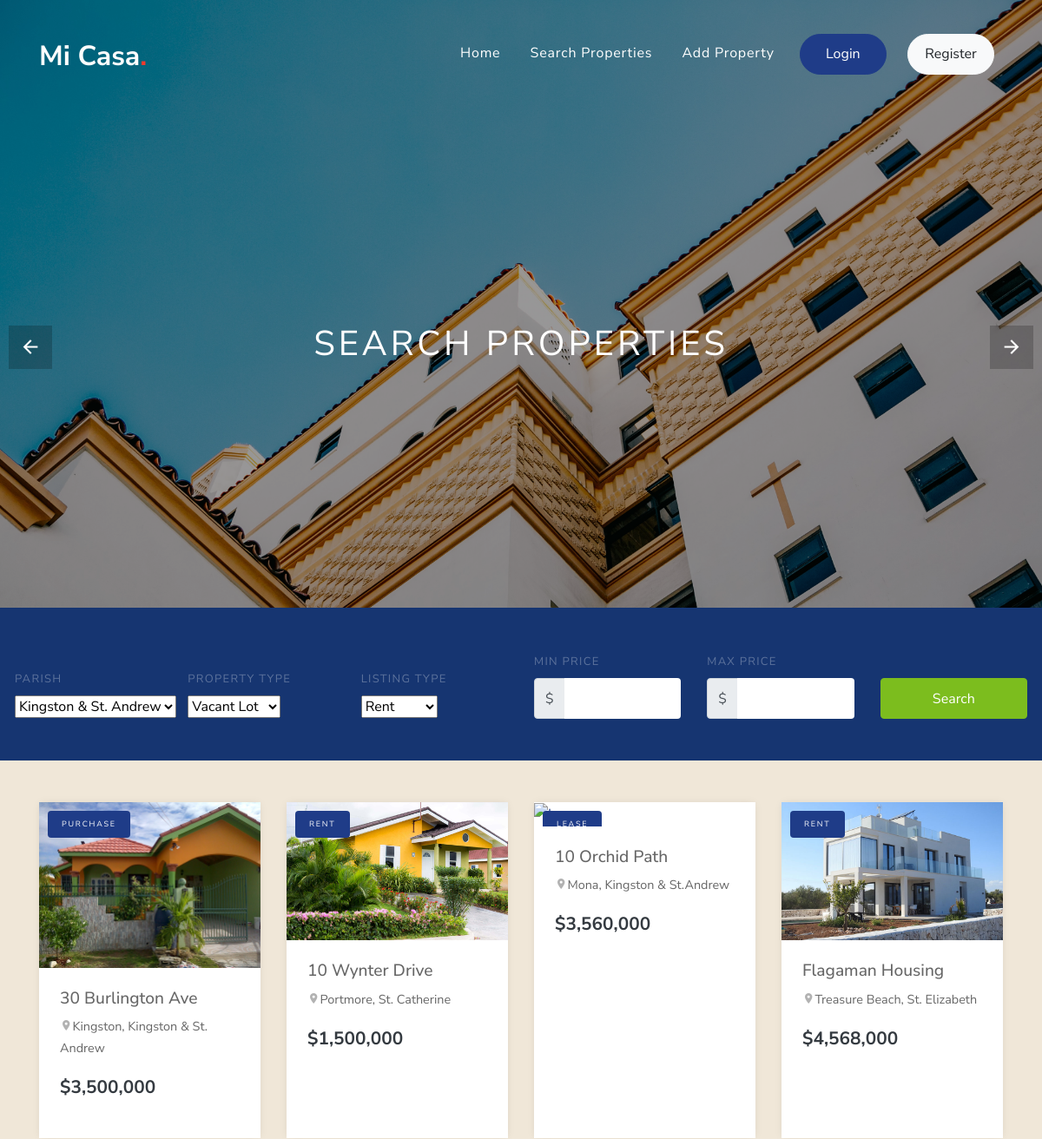
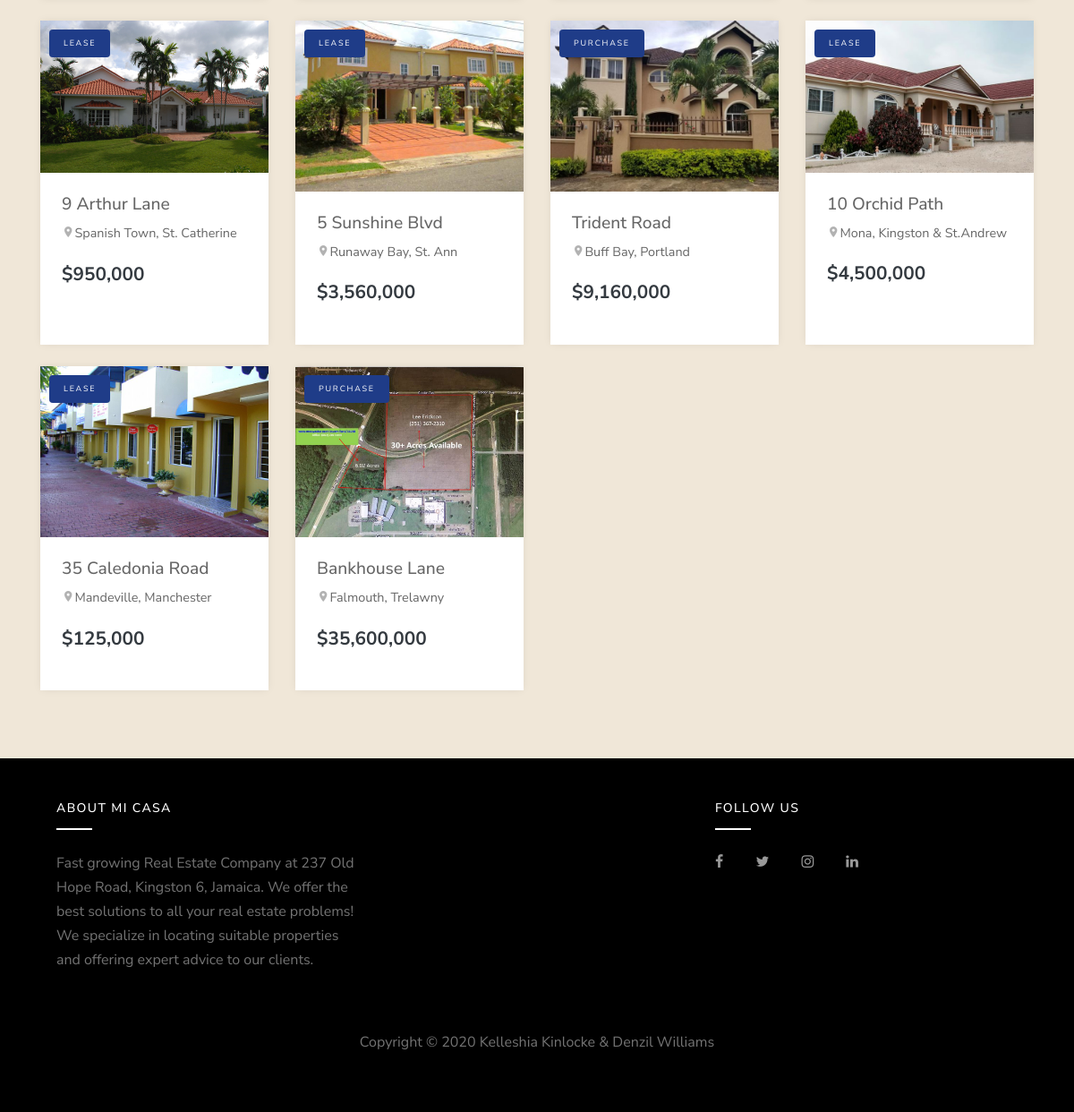
The page /property-search.php on the database its author committed (2 pictures, top to bottom).
### tables this page shows
CREATE TABLE IF NOT EXISTS `property` (
  `PropertyID` int(5) NOT NULL AUTO_INCREMENT,
  `UserID` int(5) NOT NULL,
  `Address1` varchar(30) NOT NULL,
  `Address2` varchar(30),
  `City` varchar(20) NOT NULL,
  `Parish` varchar(30) NOT NULL,
  `Size` float NOT NULL,
  `ListingType` varchar(12) NOT NULL,
  `PropertyType` varchar(12) NOT NULL,
  `BuildingType` varchar(12) NOT NULL,
  `NumBedroom` int(5) NOT NULL,
  `NumBathroom` int(5) NOT NULL,
  `Price` float NOT NULL,
  `PreviewImageURL` varchar(50) NOT NULL,
  PRIMARY KEY (`PropertyID`)
);

### property-search.php (the view, shortened to what this page needs)
<?php
if (isset($_GET['property_search'])) {
    $listing_type_search = $_GET['listing_type'];
    $parish_search = $_GET['parish'];
    $property_type_search = $_GET['property_type'];
    $min_price_search = $_GET['min_price'];
    $max_price_search = $_GET['max_price'];
    empty($parish_search) ? $parish_sql = "AND Parish LIKE '%'" : $parish_sql = "AND Parish = '$parish_search'";
    empty($listing_type_search) ? $listing_sql = "AND ListingType LIKE '%'" : $listing_sql = "AND ListingType = '$listing_type_search'";
    empty($property_type_search) ? $property_type_sql = "AND PropertyType LIKE '%'" : $property_type_sql = "AND PropertyType = '$property_type_search'";
    empty($min_price_search) ? $min_price_search = 0 : $min_price_search = $min_price_search;
    empty($max_price_search) ? $max_price_search = 0 : $max_price_search = $max_price_search;
    if ($min_price_search == 0 & $max_price_search == 0) {
        $price_sql = '';
    } else if ($max_price_search == 0) {
        $price_sql = "AND Price >= $min_price_search";
    } else if ($min_price_search == 0) {
        $price_sql = "AND Price <= $max_price_search";
    } else {
        $price_sql = "AND Price >= $min_price_search AND Price <= $max_price_search";
    }
    include './database/db_connection.php';
    $query = "SELECT * FROM property WHERE PropertyID IS NOT NULL $parish_sql $listing_sql $property_type_sql $price_sql;";
    $result = mysqli_query($conn, $query) or die("Failed to get data.");
} else {
    include './database/db_connection.php';
    $query = "SELECT * FROM property;";
    $result = mysqli_query($conn, $query) or die("Failed to get data.");
}
?>
<!DOCTYPE html>
<html lang="en">
<head>
    <link rel="stylesheet" href="assets/fonts/icomoon/style.css">
    <link rel="stylesheet" href="assets/css/bootstrap.min.css">
    <link rel="stylesheet" href="assets/css/magnific-popup.css">
    <link rel="stylesheet" href="assets/css/jquery-ui.css">
    <link rel="stylesheet" href="assets/css/owl.carousel.min.css">
    <link rel="stylesheet" href="assets/css/owl.theme.default.min.css">
    <link rel="stylesheet" href="assets/css/bootstrap-datepicker.css">
    <link rel="stylesheet" href="assets/css/mediaelementplayer.css">
    <link rel="stylesheet" href="assets/css/animate.css">
    <link rel="stylesheet" href="assets/fonts/flaticon/font/flaticon.css">
    <link rel="stylesheet" href="assets/css/fl-bigmug-line.css">
    <link rel="stylesheet" href="assets/css/aos.css">
    <link rel="stylesheet" href="https://cdn.jsdelivr.net/npm/bootstrap-select@1.13.9/dist/css/bootstrap-select.min.css">
    <link rel="stylesheet" href="assets/css/style.css">
    <link rel="stylesheet" href="assets/css/custom-styles.css">
</head>
<body>
    <?php
    switch ($_SESSION['userLevel']) {
        default:
            require_once('blocks/guest-navigation.php');
            break;
    }
    ?>
        <div class="slide-one-item home-slider owl-carousel">
            <div class="site-blocks-cover overlay" style="background-image: url(uploads/bg_def4.jpg);" data-aos="fade" data-stellar-background-ratio="0.5">
                <div class="container">
                    <div class="row align-items-center justify-content-center text-center">
                        <div class="col-md-10">
                            <h1>Search Properties</h1>
                        </div>
                    </div>
                </div>
            </div>
        </div>
        <div class="row justify-content-center" style="background-color:#F0E7D8;">
            <form class="form-search col-md-12" method="GET" style="margin-top: -100px;">
                <div class="row  align-items-end">
                    <div class="col-md-2">
                        <label>Parish</label>
                        <select class="selectpicker" data-style="btn-light" data-width="100%" name="parish" title="Select Parish">
                            <option>Kingston & St. Andrew</option>
                        </select>
                    </div>
                    <div class="col-md-2">
                        <label for="properties">Property Type</label>
                        <select class="selectpicker" data-style="btn-light" data-width="100%" name="property_type" title="Select">
                            <option>Vacant Lot</option>
                        </select>
                    </div>
                    <div class="col-md-2">
                        <label for="listing">Listing Type</label>
                        <select class="selectpicker" data-style="btn-light" data-width="100%" name="listing_type" title="Select">
                            <option>Rent</option>
                        </select>
                    </div>
                    <div class="col-md-2">
                        <label for="price">Min Price</label>
                        <div class="input-group">
                            <div class="input-group-prepend">
                                <span class="input-group-text">$</span>
                            </div>
                            <input type="text" name="min_price" class="form-control <?php if (isset($price_min_search_error)) {
                                                                                        echo "is-invalid";
                                                                                    } ?>" type="text" value="<?php echo $_SESSION['price_min_search'] ?>">
                        </div>
                    </div>
                    <div class="col-md-2">
                        <label for="price">Max Price</label>
                        <div class="input-group">
                            <div class="input-group-prepend">
                                <span class="input-group-text">$</span>
                            </div>
                            <input type="text" name="max_price" class="form-control <?php if (isset($price_max_search_error)) {
                                                                                        echo "is-invalid";
                                                                                    } ?>" type="text" value="<?php echo $_SESSION['price_max_search'] ?>">
                        </div>
                    </div>
                    <div class="col-md-2">
                        <input class="btn btn-success text-white btn-block rounded-2" role="submit" name="property_search" type="submit" value="Search">
                    </div>
                </div>
            </form>
        </div>
        <div class="site-section site-section-sm p-1 pt-5" style="background-color:#F0E7D8;">
            <div class="container">
                <div class="row mb-5">
                    <?php
                    if (mysqli_num_rows($result) != 0) {
                        while ($row = mysqli_fetch_assoc($result)) {
                            echo ' <div class="col-md-4 col-lg-3 mb-4">
                                <div class="property-entry h-100">
                                    <a href="property-details.php?propID=' . $row['PropertyID'] . '" class="property-thumbnail">
                                        <div class="offer-type-wrap">
                                            <span class="offer-type bg-primary px-3 p-2">' . $row['ListingType'] . '</span>
                                        </div>
                                        <img src="uploads/' . $row['PreviewImageURL'] . '" alt="Image" class="img-fluid">
                                    </a>
                                    <div class="p-4 property-body">
                                        <h2 class="property-title">' . $row['Address1'] . '</h2>
                                        <span class="property-location d-block mb-3"><span class="property-icon icon-room"></span>' . $row['City'] . ", " . $row['Parish'] . '</span>
                                        <strong class="property-price text-primary mb-3 d-block text-dark"> $' . number_format($row['Price']) . '</strong>
                                    </div>
                                </div>
                            </div>';
                        }
                    } else {
                        if (isset($_GET['property_search'])) {
                            echo '<a class="mx-auto">Sorry, nothing matches your criteria.</a>';
                        } else {
                            echo '<a class="mx-auto">No Properties to display.</a>';
                        }
                    }
                    ?>
                </div>
            </div>
        </div>
        <?php include 'blocks/footer.php'; ?>
</body>
</html>

### blocks/guest-navigation.php (shortened to what this page needs)
<html>
<div class="site-wrap">
    <div class="site-navbar mt-4">
        <div class="container py-1">
            <div class="row align-items-center">
                <div class="col-8 col-md-8 col-lg-4">
                    <h1 class="mb-0"><a href="index.php" class="text-white h2 mb-0"><strong>Mi Casa<span class="text-danger">.</span></strong></a></h1>
                </div>
                <div class="col-4 col-md-4 col-lg-8">
                    <nav class="site-navigation text-right text-md-right" role="navigation">
                        <ul class="site-menu js-clone-nav d-none d-lg-block">
                            <li class="nav-item">
                                <a class="nav-link text-white" href="index.php">Home</a>
                            </li>
                            <li class="nav-item">
                                <a class="nav-link text-white" href="property-search.php">Search Properties</a>
                            </li>
                            <li class="nav-item">
                                <a class="nav-link text-white" href="add-property.php">Add Property</a>
                            </li>
                            <input class="btn btn-primary rouund" type="button" value="Login" onclick="window.location.href='login.php'">
                            <input class="btn btn-light rouund" type="button" value="Register" onclick="window.location.href='registration.php'">
                        </ul>
                    </nav>
                </div>
            </div>
        </div>
    </div>
</div>
</html>

### blocks/footer.php (shortened to what this page needs)
<html>
<footer class="site-footer" id="global-footer">
    <div class="container">
        <div class="row">
            <div class="col-lg-4">
                <div>
                    <h3 class="footer-heading mb-4">About Mi Casa</h3>
                    <p>Fast growing Real Estate Company at 237 Old Hope Road, Kingston 6, Jamaica. We offer the best solutions to all your real estate problems! We specialize in locating suitable properties and offering expert advice to our clients.</p>
                </div>
            </div>
            <div class="col-lg-4">
            </div>
            <div class="col-lg-4 mb-5 mb-lg-0">
                <h3 class="footer-heading mb-4">Follow Us</h3>
                <div>
                    <a href="#" class="pl-0 pr-3"><span class="icon-facebook"></span></a>
                    <a href="#" class="pl-3 pr-3"><span class="icon-twitter"></span></a>
                    <a href="#" class="pl-3 pr-3"><span class="icon-instagram"></span></a>
                    <a href="#" class="pl-3 pr-3"><span class="icon-linkedin"></span></a>
                </div>
            </div>
        </div>
        <div class="row mt-5 text-center">
            <div class="col-md-12">
                <p>
                    Copyright
                    &copy;<script data-cfasync="false" src="/cdn-cgi/scripts/5c5dd728/cloudflare-static/email-decode.min.js"></script>
                     Kelleshia Kinlocke & Denzil Williams
                </p>
            </div>
        </div>
    </div>
</footer>
</html>

### assets/css/custom-styles.css (style rules this page uses)
.site-section { padding: 0; }
.site-footer { background: black; padding: 3em; }
.btn { padding: 0.65rem 0.75rem; }
.form-search .btn[type="submit"] { height: auto; }
.rouund { border-radius: 25px; min-width: 100px; margin: 10px; }

### rows shown on the page
property: ListingType "PURCHASE", PreviewImageURL (placeholder picture), Address1 "30 Burlington Ave", City "Kingston", Parish "Kingston & St. Andrew", Price "3,500,000"
property: ListingType "RENT", PreviewImageURL (placeholder picture), Address1 "10 Wynter Drive", City "Portmore", Parish "St. Catherine", Price "1,500,000"
property: ListingType "LEASE", Address1 "10 Orchid Path", City "Mona", Parish "Kingston & St.Andrew", Price "3,560,000"
property: ListingType "RENT", PreviewImageURL (picture), Address1 "Flagaman Housing", City "Treasure Beach", Parish "St. Elizabeth", Price "4,568,000"
property: ListingType "LEASE", PreviewImageURL (placeholder picture), Address1 "9 Arthur Lane", City "Spanish Town", Parish "St. Catherine", Price "950,000"
property: ListingType "LEASE", PreviewImageURL (picture), Address1 "5 Sunshine Blvd", City "Runaway Bay", Parish "St. Ann", Price "3,560,000"
property: ListingType "PURCHASE", PreviewImageURL (picture), Address1 "Trident Road", City "Buff Bay", Parish "Portland", Price "9,160,000"
property: ListingType "LEASE", PreviewImageURL (picture), Address1 "10 Orchid Path", City "Mona", Parish "Kingston & St.Andrew", Price "4,500,000"
property: ListingType "LEASE", PreviewImageURL (picture), Address1 "35 Caledonia Road", City "Mandeville", Parish "Manchester", Price "125,000"
property: ListingType "PURCHASE", PreviewImageURL (picture), Address1 "Bankhouse Lane", City "Falmouth", Parish "Trelawny", Price "35,600,000"
